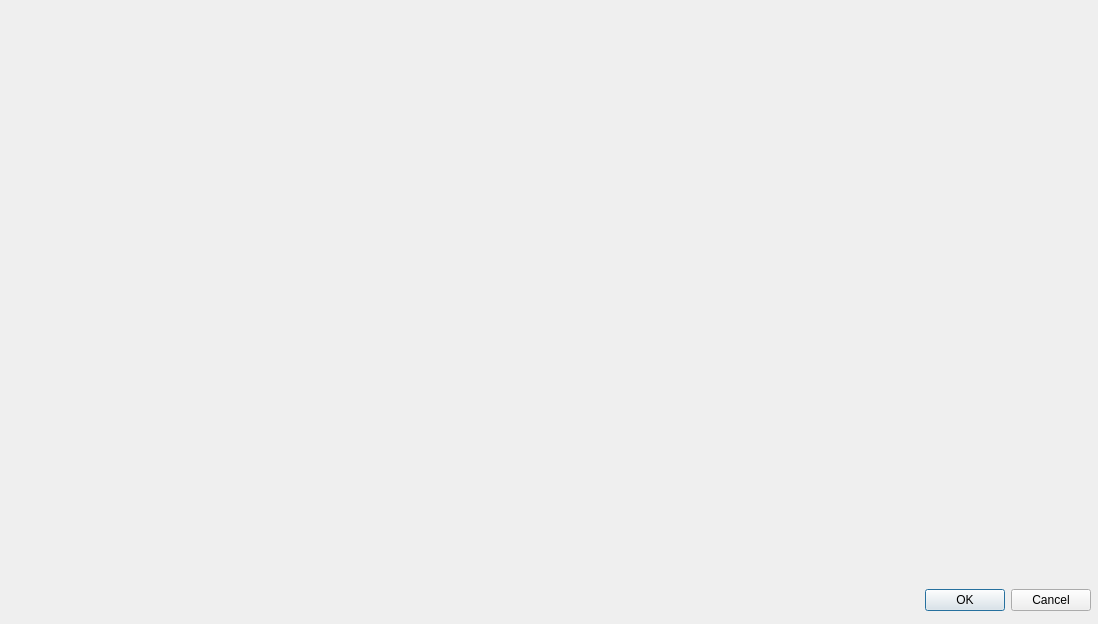
<?xml version="1.0" encoding="UTF-8"?>
<ui version="4.0">
 <class>Viewer</class>
 <widget class="QDialog" name="Viewer">
  <property name="geometry">
   <rect>
    <x>0</x>
    <y>0</y>
    <width>1098</width>
    <height>624</height>
   </rect>
  </property>
  <property name="windowTitle">
   <string>Dialog</string>
  </property>
  <widget class="QDialogButtonBox" name="buttonBox">
   <property name="geometry">
    <rect>
     <x>10</x>
     <y>580</y>
     <width>1081</width>
     <height>41</height>
    </rect>
   </property>
   <property name="orientation">
    <enum>Qt::Horizontal</enum>
   </property>
   <property name="standardButtons">
    <set>QDialogButtonBox::Cancel|QDialogButtonBox::Ok</set>
   </property>
  </widget>
 </widget>
 <resources/>
 <connections>
  <connection>
   <sender>buttonBox</sender>
   <signal>accepted()</signal>
   <receiver>Viewer</receiver>
   <slot>accept()</slot>
   <hints>
    <hint type="sourcelabel">
     <x>248</x>
     <y>254</y>
    </hint>
    <hint type="destinationlabel">
     <x>157</x>
     <y>274</y>
    </hint>
   </hints>
  </connection>
  <connection>
   <sender>buttonBox</sender>
   <signal>rejected()</signal>
   <receiver>Viewer</receiver>
   <slot>reject()</slot>
   <hints>
    <hint type="sourcelabel">
     <x>316</x>
     <y>260</y>
    </hint>
    <hint type="destinationlabel">
     <x>286</x>
     <y>274</y>
    </hint>
   </hints>
  </connection>
 </connections>
</ui>
